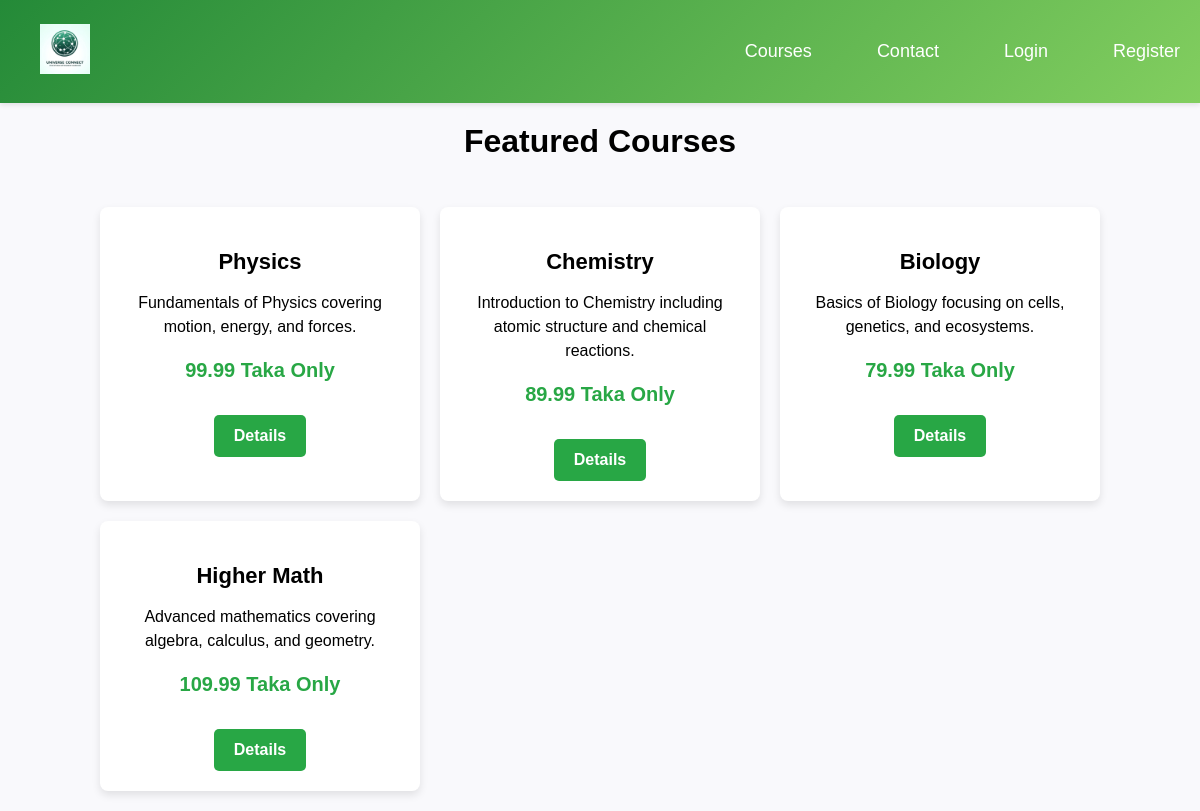
Screenshot of /Student/view/courses.php with the database file from the repository.
### tables this page shows
CREATE TABLE `offered_courses` (
  `id` int(11) NOT NULL,
  `course_name` varchar(255) NOT NULL,
  `course_code` varchar(50) NOT NULL,
  `course_description` text NOT NULL,
  `price` decimal(10,2) NOT NULL,
  `instructor_username` varchar(255) NOT NULL
);

### Student/model/db.php (called while the page is built, shortened)
<?php
function openCon() {
    $dbhost = "localhost";
    $dbusername = "root";
    $dbpassword = "";
    $dbname = "user";
    $connobject = new mysqli($dbhost, $dbusername, $dbpassword, $dbname);
    return $connobject;
}
function getOfferedCourses() {
    $con = openCon();
    $sql = "SELECT * FROM offered_courses";
    $result = mysqli_query($con, $sql);
    $courses = [];
    while ($row = mysqli_fetch_assoc($result)) {
        $courses[] = $row;
    }
    return $courses;
}
?>

### Student/control/showOfferCourseControl.php (called while the page is built)
<?php
include_once("../model/db.php");
$courses = getOfferedCourses();
?>

### Student/view/courses.php (the view, shortened to what this page needs)
<?php
include '../control/showOfferCourseControl.php';
?>
<!DOCTYPE html>
<html lang="en">
<head>
    <link rel="stylesheet" href="../css/course.css">
</head>
<body>
    <?php
        if(!isset($_SESSION['user'])){
            require('navbar.php');
        }else{
            require('stNavBar.php');
        }
    ?>
    <section class="featured-courses">
    <h2>Featured Courses</h2>
        <div class="course-grid">
            <?php foreach ($courses as $course): ?>
                <div class="course-item">
                    <h3><?php echo $course['course_name']; ?></h3>
                    <p><?php echo $course['course_description']; ?></p>
                    <p class="course-price"><?php echo htmlspecialchars($course['price']); ?> Taka Only</p>
                    <a href="course_details.php?course=<?php echo urlencode($course['course_code']); ?>" class="btn">Details</a>
                </div>
            <?php endforeach; ?>
        </div>
    </section>
</body>
</html>

### Student/view/navbar.php (shortened to what this page needs)
<!DOCTYPE html>
<html lang="en">
<head>
<link rel="stylesheet" href="../css/navbar.css">
</head>
<body>
    <div class="navbar">
        <a href="Home.php"><img src="../images/Universe_Connect_Logo.jpg" alt="Logo" class="navbar-logo"></a>
        <div class="navbar-links">
            <a href="courses.php">Courses</a>
            <a href="contact.php">Contact</a>
            <a href="student_login.php">Login</a>
            <a href="registration.php">Register</a>
        </div>
    </div>
</body>
</html>

### Student/css/course.css (style rules this page uses)
body { font-family: Arial, sans-serif; background-color: #f8f9fa; margin: 0; padding: 0; }
h2 { text-align: center; color: black; font-size: 32px; margin-top: 20px; }
.course-grid { display: grid; grid-template-columns: repeat(auto-fit, minmax(250px, 1fr)); gap: 20px; padding: 20px; max-width: 1000px; margin: auto; }
.course-item { background: white; padding: 20px; border-radius: 8px; box-shadow: 0 4px 8px rgba(0, 0, 0, 0.1); text-align: center; transition: transform 0.3s ease; }
h3 { color: black; font-size: 22px; margin-bottom: 10px; }
p { color: black; font-size: 16px; line-height: 1.5; }
.course-price { font-weight: bold; color: #28a745; font-size: 20px; margin-top: 10px; }
.btn { display: inline-block; background: #28a745; color: white; padding: 12px 20px; text-decoration: none; border-radius: 5px; transition: 0.3s; font-size: 16px; font-weight: bold; margin-top: 10px; }

### Student/css/navbar.css (style rules this page uses)
body { font-family: 'Arial', sans-serif; margin: 0; padding: 0; background-color: #f9f9fc; }
.navbar { background: linear-gradient(135deg, #248a38, #82ce5f); padding: 14px 0; display: flex; align-items: center; justify-content: space-between; box-shadow: 0 2px 5px rgba(0, 0, 0, 0.1); }
.navbar-logo { height: 50px; margin-left: 20px; }
.navbar-links { display: flex; gap: 25px; }
.navbar a { color: white; text-decoration: none; padding: 10px 20px; font-size: 18px; font-weight: 500; transition: background-color 0.3s, transform 0.2s; border-radius: 20px; }

### rows the page displays
offered_courses: course_name "Physics", course_description "Fundamentals of Physics covering motion, energy, and forces.", price "99.99"
offered_courses: course_name "Chemistry", course_description "Introduction to Chemistry including atomic structure and chemical reactions.", price "89.99"
offered_courses: course_name "Biology", course_description "Basics of Biology focusing on cells, genetics, and ecosystems.", price "79.99"
offered_courses: course_name "Higher Math", course_description "Advanced mathematics covering algebra, calculus, and geometry.", price "109.99"
